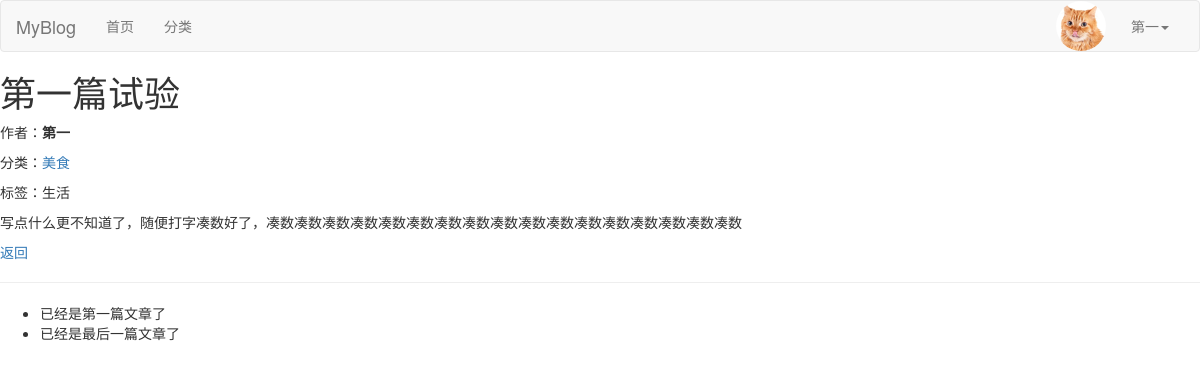
The page /post/1/ (signed in) on the database as committed earlier.
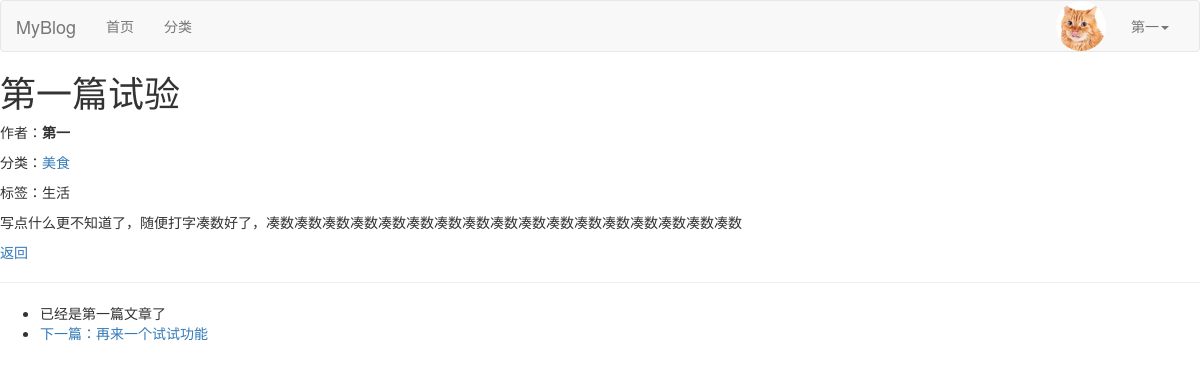
The same page on the database as committed later.
### blog/models.py (models this page shows, shortened)
class Post(models.Model):
    DRAFT = 'draft'
    PUBLISHED = 'published'
    STATUS_CHOICES = [
        (DRAFT, '草稿'),
        (PUBLISHED, '已发布'),
    ]
    title = models.CharField(max_length=61, verbose_name="文章标题")
    desc = models.TextField(max_length=200, blank=True, default="", verbose_name="文章描述")
    category = models.ForeignKey(Category, on_delete=models.CASCADE, verbose_name="分类")
    content = models.TextField(verbose_name="文章详情")
    tags = models.ForeignKey(Tag, on_delete=models.CASCADE, verbose_name="文章标签")
    owner = models.ForeignKey(User, on_delete=models.CASCADE, verbose_name="作者")
    add_date = models.DateTimeField(auto_now_add=True, verbose_name="添加时间")
    pub_date = models.DateTimeField(auto_now=True, verbose_name="修改时间")
    status = models.CharField(max_length=10, choices=STATUS_CHOICES, default=DRAFT, verbose_name="状态")
    class Meta:
        verbose_name = "文章"
        verbose_name_plural = verbose_name

### blog/views.py (the view)
# urls.py: path('post/<int:post_id>/', views.post_detail, name='post_detail'),
def post_detail(request, post_id):
    post = get_object_or_404(Post, id=post_id)
    prev_post = Post.objects.filter(id__lt=post_id).order_by('-id').first()
    next_post = Post.objects.filter(id__gt=post_id).order_by('id').first()
    previous_url = request.META.get('HTTP_REFERER', None)
    return render(request, 'post_detail.html', {
        'post': post,
        'prev_post': prev_post,
        'next_post': next_post,
        'previous_url': previous_url,
    })

### blog/templates/post_detail.html (shortened to what this page needs)
{% extends 'base.html' %}
{% load static %}
{% block content %}
    <article>
        <header>
            <h1>{{ post.title }}</h1>
            <p>作者：<strong>{{ post.owner.username }}</strong></p>
            <p>分类：<a href="{% url 'blog:category_detail' post.category.id %}">{{ post.category.name }}</a></p>
            <p>标签：<span>{{ post.tags.name }}</span></p>
        </header>
        <section>
            <p>{{ post.content }}</p>
        </section>
        <footer>
            <a href="{{ previous_url|default:'#' }}">返回</a>
        </footer>
    </article>
    <hr>
    <nav aria-label="文章导航">
        <ul class="post-navigation">
            <li>
                {% if prev_post %}
                    <a href="{% url 'blog:post_detail' prev_post.id %}" class="prev-post">上一篇：{{ prev_post.title }}</a>
                {% else %}
                    <span class="no-prev-post">已经是第一篇文章了</span>
                {% endif %}
            </li>
            <li>
                {% if next_post %}
                    <a href="{% url 'blog:post_detail' next_post.id %}" class="next-post">下一篇：{{ next_post.title }}</a>
                {% else %}
                    <span class="no-next-post">已经是最后一篇文章了</span>
                {% endif %}
            </li>
        </ul>
    </nav>
{% endblock %}

Rows that differ between the two databases and show on the page:
added Post: title "再来一个试试功能"
Other text that changed with them:
text no longer shown: "已经是最后一篇文章了"
text now shown: "下一篇："
